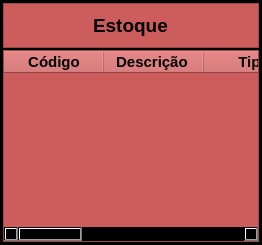
                        <widget class="QFrame" name="frame_18">
                         <property name="styleSheet">
                          <string notr="true">background-color: rgb(0,0,0)</string>
                         </property>
                         <property name="frameShape">
                          <enum>QFrame::StyledPanel</enum>
                         </property>
                         <property name="frameShadow">
                          <enum>QFrame::Raised</enum>
                         </property>
                         <layout class="QVBoxLayout" name="verticalLayout_44">
                          <property name="spacing">
                           <number>2</number>
                          </property>
                          <property name="sizeConstraint">
                           <enum>QLayout::SetMaximumSize</enum>
                          </property>
                          <property name="leftMargin">
                           <number>2</number>
                          </property>
                          <property name="topMargin">
                           <number>2</number>
                          </property>
                          <property name="rightMargin">
                           <number>2</number>
                          </property>
                          <property name="bottomMargin">
                           <number>2</number>
                          </property>
                          <item>
                           <widget class="QFrame" name="frame_20">
                            <property name="minimumSize">
                             <size>
                              <width>0</width>
                              <height>45</height>
                             </size>
                            </property>
                            <property name="styleSheet">
                             <string notr="true">background-color: rgb(205,92,92);</string>
                            </property>
                            <property name="frameShape">
                             <enum>QFrame::StyledPanel</enum>
                            </property>
                            <property name="frameShadow">
                             <enum>QFrame::Raised</enum>
                            </property>
                            <layout class="QVBoxLayout" name="verticalLayout_46">
                             <item alignment="Qt::AlignHCenter">
                              <widget class="QLabel" name="label_11">
                               <property name="text">
                                <string>&lt;html&gt;&lt;head/&gt;&lt;body&gt;&lt;p&gt;&lt;span style=&quot; font-size:14pt; font-weight:600;&quot;&gt;Estoque&lt;/span&gt;&lt;/p&gt;&lt;/body&gt;&lt;/html&gt;</string>
                               </property>
                              </widget>
                             </item>
                            </layout>
                           </widget>
                          </item>
                          <item>
                           <widget class="QTableWidget" name="tw_estoque">
                            <property name="styleSheet">
                             <string notr="true">
background-color: rgb(205,92,92);

</string>
                            </property>
                            <property name="frameShape">
                             <enum>QFrame::StyledPanel</enum>
                            </property>
                            <property name="frameShadow">
                             <enum>QFrame::Sunken</enum>
                            </property>
                            <column>
                             <property name="text">
                              <string>Código</string>
                             </property>
                             <property name="font">
                              <font>
                               <family>Arial</family>
                               <pointsize>11</pointsize>
                               <weight>75</weight>
                               <bold>true</bold>
                              </font>
                             </property>
                            </column>
                            <column>
                             <property name="text">
                              <string>Descrição </string>
                             </property>
                             <property name="font">
                              <font>
                               <family>Arial</family>
                               <pointsize>11</pointsize>
                               <weight>75</weight>
                               <bold>true</bold>
                              </font>
                             </property>
                            </column>
                            <column>
                             <property name="text">
                              <string>Tipo</string>
                             </property>
                             <property name="font">
                              <font>
                               <family>Arial</family>
                               <pointsize>11</pointsize>
                               <weight>75</weight>
                               <bold>true</bold>
                              </font>
                             </property>
                            </column>
                            <column>
                             <property name="text">
                              <string>Cor</string>
                             </property>
                             <property name="font">
                              <font>
                               <family>Arial</family>
                               <pointsize>11</pointsize>
                               <weight>75</weight>
                               <bold>true</bold>
                              </font>
                             </property>
                            </column>
                            <column>
                             <property name="text">
                              <string>Quantidade</string>
                             </property>
                             <property name="font">
                              <font>
                               <family>Arial</family>
                               <pointsize>11</pointsize>
                               <weight>75</weight>
                               <bold>true</bold>
                              </font>
                             </property>
                            </column>
                            <column>
                             <property name="text">
                              <string>Preço</string>
                             </property>
                             <property name="font">
                              <font>
                               <family>Arial</family>
                               <pointsize>11</pointsize>
                               <weight>75</weight>
                               <bold>true</bold>
                              </font>
                             </property>
                            </column>
                            <column>
                             <property name="text">
                              <string>Data Compra</string>
                             </property>
                             <property name="font">
                              <font>
                               <family>Arial</family>
                               <pointsize>11</pointsize>
                               <weight>75</weight>
                               <bold>true</bold>
                              </font>
                             </property>
                            </column>
                           </widget>
                          </item>
                         </layout>
                        </widget>
